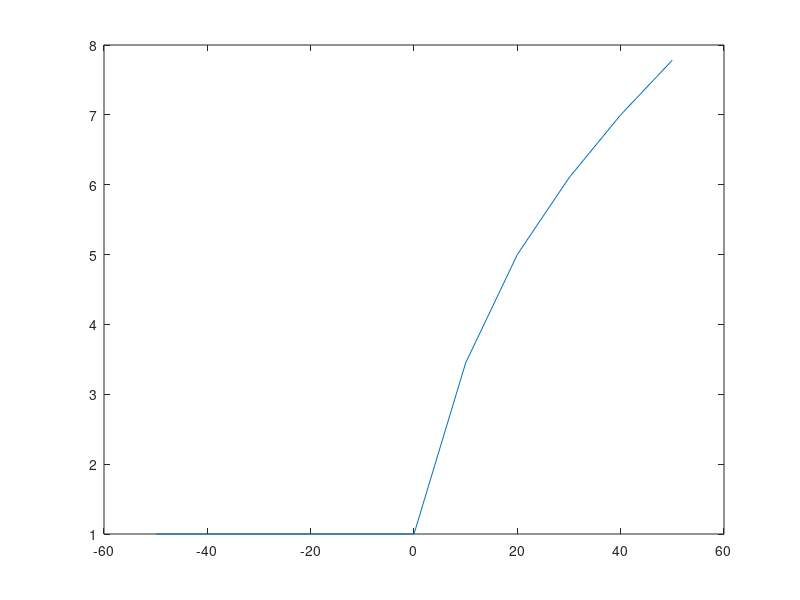

Source code (MATLAB):
% Author         :Patricia Zaragoza Palma
% Date           :20211028
% version        :ecuacion1
% usage          :octave /phat/ ecuacion1
% Note           :Requiere aplicacion de octave para la ejecucion y graficacion de las ecuaciones 

clear
% Dominio de la Funcion 
x= -50:10:50
% Reglas de correspondencia (Funcion)
y=(1) +  sqrt(x -4)
% Plotear funcion 
plot(x, y);
